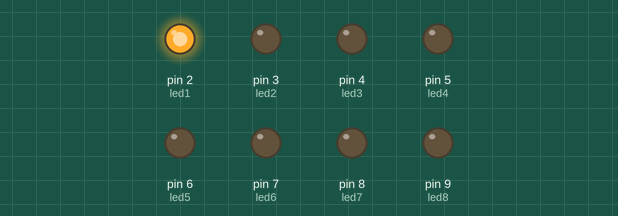
Bench run of a sketch on a simulated Arduino Uno, built with avr-gcc and run on an emulated ATmega328P. Shown: output pins drawn as LEDs (lit = HIGH).

Above: at 0.05 s.
At 0.35 s:
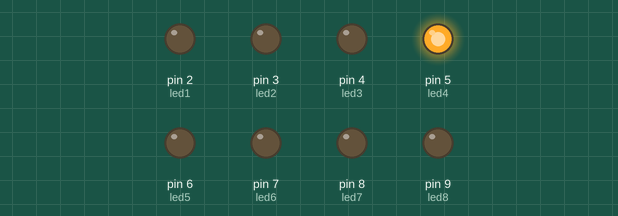
At 0.75 s:
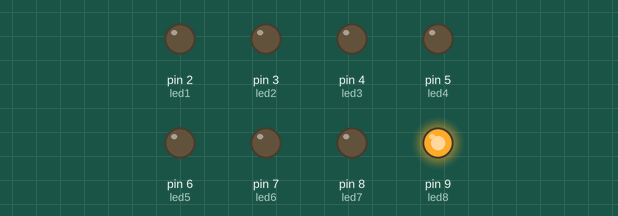
At 1.45 s:
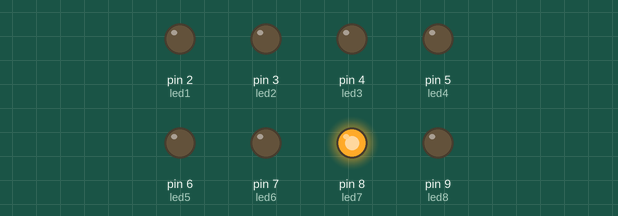
At 2.15 s:
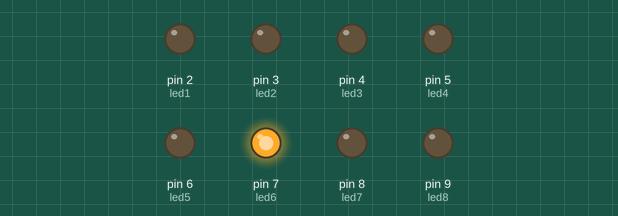
At 2.85 s:
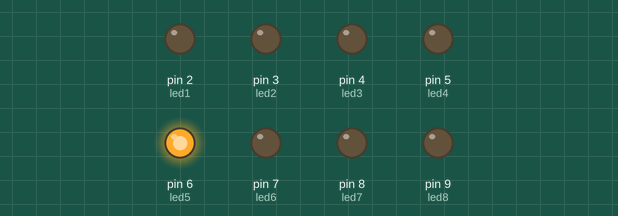
Timing chart, 0 to 3.1 s (numbered marks = the images above):
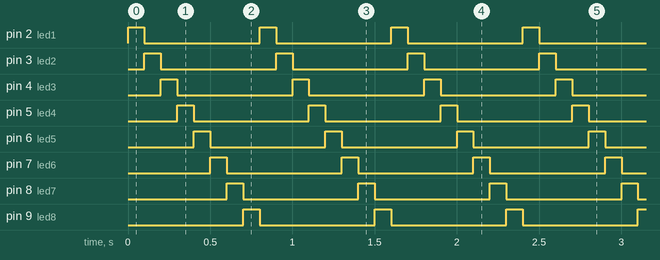

Measured:
- by itself, pin 2 (led1), pin 3 (led2), pin 4 (led3), pin 5 (led4), pin 6 (led5), pin 7 (led6), pin 8 (led7), pin 9 (led8): alternates HIGH for 0.10 s and LOW for 0.70 s
- by itself, everything shown: repeats every 0.80 s, in 8 steps

The sketch:

led_8.ino
```cpp
int led1=2;
int led2=3;
int led3=4;
int led4=5;
int led5=6;
int led6=7;
int led7=8;
int led8=9;
void setup() {
  // put your setup code here, to run once:
  pinMode(led1,OUTPUT);
  pinMode(led2,OUTPUT);
  pinMode(led3,OUTPUT);
  pinMode(led4,OUTPUT);
  pinMode(led5,OUTPUT);
  pinMode(led6,OUTPUT);
  pinMode(led7,OUTPUT);
  pinMode(led8,OUTPUT);
}

void loop() {
  // put your main code here, to run repeatedly:
  digitalWrite(led1,HIGH);
  digitalWrite(led2,LOW);
  digitalWrite(led3,LOW);
  digitalWrite(led4,LOW);
  digitalWrite(led5,LOW);
  digitalWrite(led6,LOW);
  digitalWrite(led7,LOW);
  digitalWrite(led8,LOW);
  delay(100);
  digitalWrite(led1,LOW);
  digitalWrite(led2,HIGH);
  digitalWrite(led3,LOW);
  digitalWrite(led4,LOW);
  digitalWrite(led5,LOW);
  digitalWrite(led6,LOW);
  digitalWrite(led7,LOW);
  digitalWrite(led8,LOW);
  delay(100);
  digitalWrite(led1,LOW);
  digitalWrite(led2,LOW);
  digitalWrite(led3,HIGH);
  digitalWrite(led4,LOW);
  digitalWrite(led5,LOW);
  digitalWrite(led6,LOW);
  digitalWrite(led7,LOW);
  digitalWrite(led8,LOW);
  delay(100);
  digitalWrite(led1,LOW);
  digitalWrite(led2,LOW);
  digitalWrite(led3,LOW);
  digitalWrite(led4,HIGH);
  digitalWrite(led5,LOW);
  digitalWrite(led6,LOW);
  digitalWrite(led7,LOW);
  digitalWrite(led8,LOW);
  delay(100);
  digitalWrite(led1,LOW);
  digitalWrite(led2,LOW);
  digitalWrite(led3,LOW);
  digitalWrite(led4,LOW);
  digitalWrite(led5,HIGH);
  digitalWrite(led6,LOW);
  digitalWrite(led7,LOW);
  digitalWrite(led8,LOW);
  delay(100);
  digitalWrite(led1,LOW);
  digitalWrite(led2,LOW);
  digitalWrite(led3,LOW);
  digitalWrite(led4,LOW);
  digitalWrite(led5,LOW);
  digitalWrite(led6,HIGH);
  digitalWrite(led7,LOW);
  digitalWrite(led8,LOW);
  delay(100);
  digitalWrite(led1,LOW);
  digitalWrite(led2,LOW);
  digitalWrite(led3,LOW);
  digitalWrite(led4,LOW);
  digitalWrite(led5,LOW);
  digitalWrite(led6,LOW);
  digitalWrite(led7,HIGH);
  digitalWrite(led8,LOW);
  delay(100);
  digitalWrite(led1,LOW);
  digitalWrite(led2,LOW);
  digitalWrite(led3,LOW);
  digitalWrite(led4,LOW);
  digitalWrite(led5,LOW);
  digitalWrite(led6,LOW);
  digitalWrite(led7,LOW);
  digitalWrite(led8,HIGH);
  delay(100);
}
```
